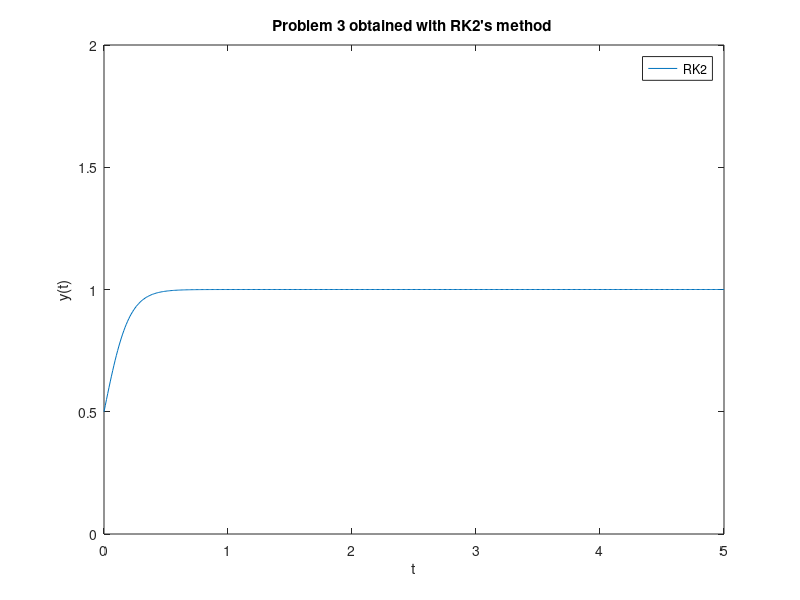

Here is the MATLAB script that generated this plot:
F  = @(y)10*(y-y^2);

tInitial = 0;
tFinal = 5;
h = 0.01;
yInitial = 0.5;
N = (tFinal - tInitial)/h;

y = zeros(N+1,1);
t = zeros(N+1,1); 
t(1)  = tInitial;
y(1)  = yInitial;
for i = 1:N
    s1 = F(y(i));
    s2 = F(y(i)+h*s1);
    t(i+1) = t(i) + h;
    y(i+1) = y(i) + h/2*(s1+s2);
end

plot(t, y, 'DisplayName', 'RK2')
hold on

tPlotMin =     tInitial;
tPlotMax =     tFinal;
yPlotMin =     0.0;
yPlotMax =     2.0;

axis([tPlotMin,tPlotMax,yPlotMin,yPlotMax]);
legend
title('Problem 3 obtained with RK2''s method ')
xlabel('t')
ylabel('y(t)')